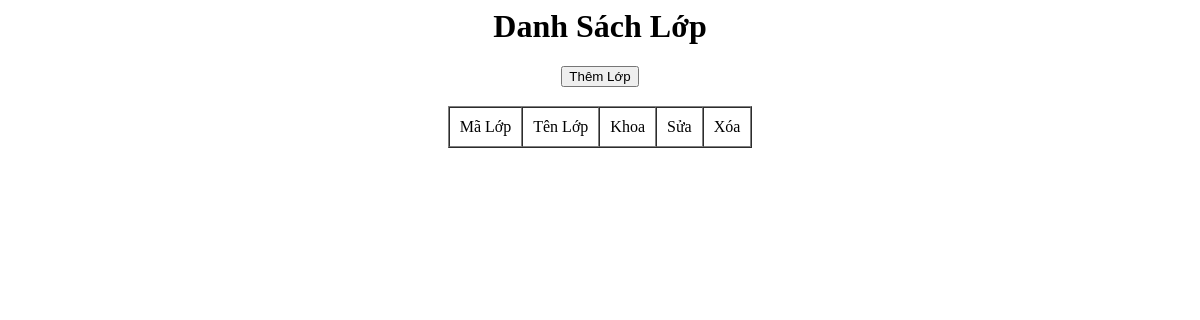
/admin/lop/hienthilop.php, run on an earlier commit of the app's database.
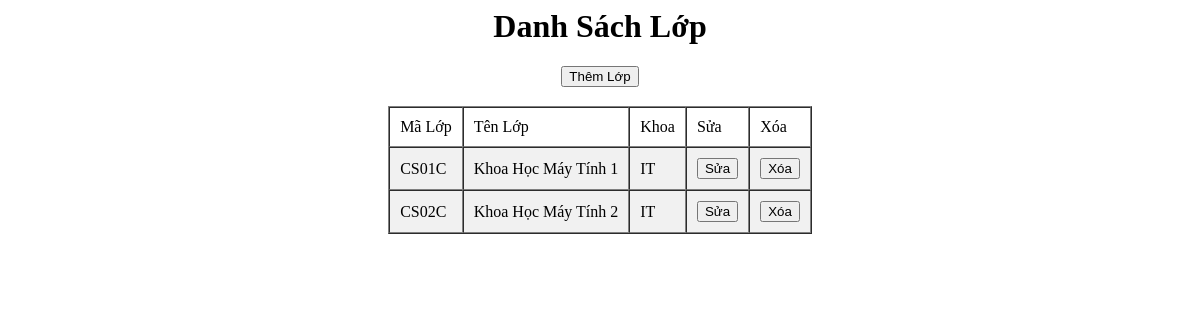
And on a later commit of the database.
### tables this page shows
CREATE TABLE `lophoc` (
  `MaLopHoc` varchar(10) NOT NULL,
  `Tenlophoc` varchar(20) NOT NULL,
  `KhoiHoc` varchar(50) NOT NULL
);

### classes/lop.class.php (called while the page is built, shortened)
<?php
class lop extends DB
{
    function alllop()
    {
        $con = $this->connect();
        $sql = "select * from lophoc";
        $query = mysqli_query($con, $sql);
        $result = array();
        if ($query) {
            while ($row = mysqli_fetch_assoc($query)) {
                $result[] = $row;
            }
        }
        return $result;
    }
}

### admin/lop/hienthilop.php (the view, shortened to what this page needs)
<?php
require '../classes/lop.class.php';
$con=new lop();
$lop=$con->alllop();
?>
<!DOCTYPE html>
<html>
<head>
</head>
<h1 align="center" style="font-family: Tahoma">Danh Sách Lớp</h1>
<h3 align="center">
    <a href="lop/themlop.php">
    <button class = "add-button" > Thêm Lớp </button>
    </a>
</h3>
<table border="1" cellspacing="0" cellpadding="10" align="center">
    <tr class = "ToT" >
        <td>Mã Lớp</td>
        <td>Tên Lớp</td>
        <td>Khoa</td>
        <td>Sửa</td>
        <td>Xóa</td>
    </tr>
    <?php foreach ($lop as $item){ ?>
        <tr  style='background-color: #f1f1f1;'>
            <td><?php echo $item['MaLopHoc']; ?></td>
            <td><?php echo $item['Tenlophoc']; ?></td>
            <td><?php echo $item['KhoiHoc']; ?></td>
            <?php
            echo "<td>
            <a href='lop/sualop.php?id=$item[MaLopHoc]'>
            <button type='button' class = 'fix-button'> Sửa </button>
            </a>
            </td>";
            echo "<td>
            <a href='lop/xoalop.php?cmahk=$item[MaLopHoc]' onclick='return XacNhan();'>
            <button type='button' class = 'fix-button' > Xóa </button>
            </a>
            </td>";
            ?>
        </tr>
    <?php } ?>
</table>
</body>
</html>

What changed in the data, as far as the page shows it:
added lophoc: MaLopHoc "CS01C", Tenlophoc "Khoa Học Máy Tính 1", KhoiHoc "IT"
added lophoc: MaLopHoc "CS02C", Tenlophoc "Khoa Học Máy Tính 2", KhoiHoc "IT"
